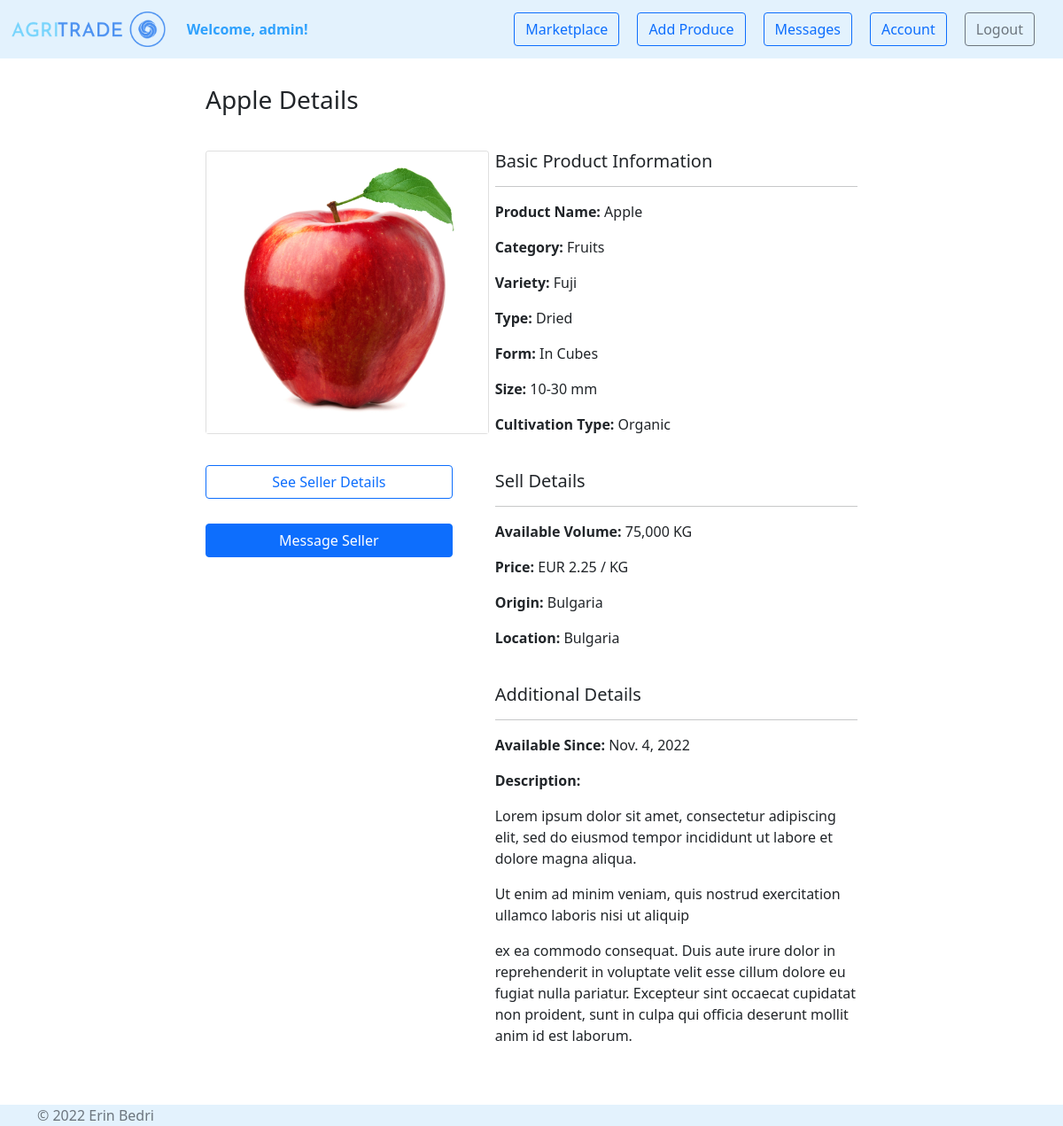
The app's page /marketplace/product-details/9 (signed in) with its own data.
### agri_trade/marketplace/models.py (models this page shows, shortened)
class Product(models.Model):
    PRODUCT_CATEGORY = [
        ('Cereals', 'Cereals'),
        ('Pulses', 'Pulses'),
        ('Nuts', 'Nuts'),
        ('Oilseeds', 'Oilseeds'),
        ('Sugar and starch', 'Sugar and starch'),
        ('Fiber Crops', 'Fiber Crops'),
        ('Beverages', 'Beverages'),
        ('Narcotics', 'Narcotics'),
        ('Spices', 'Spices'),
        ('Forages', 'Forages'),
        ('Vegetables', 'Vegetables'),
        ('Fruits', 'Fruits'),
    ]
    PRODUCT_TYPE_MAX_LEN = max([len(product_type[1]) for product_type in PRODUCT_CATEGORY])
    CULTIVATION_TYPES = [
        ('Organic', 'Organic'),
        ('Conventional', 'Conventional'),
        ('In Conversion', 'In Conversion'),
    ]
    CULTIVATION_TYPE_MAX_LEN = max([len(cultivation_type[1]) for cultivation_type in CULTIVATION_TYPES])
    NAME_MAX_LEN = 20
    VARIETY_MAX_LEN = 25
    TYPE_MAX_LEN = 25
    FORM_MAX_LEN = 25
    SIZE_MAX_LEN = 25
    AVAILABLE_VOLUME_MIN_VALUE = 0
    AVAILABLE_VOLUME_MAX_VALUE = 1000000
    PRICE_MIN_VALUE = 0
    DESCRIPTION_MAX_LEN = 500
    owner = models.ForeignKey(
        UserModel,
        on_delete=CASCADE)
    name = models.CharField(
        max_length=NAME_MAX_LEN,
    )
    category = models.CharField(
        max_length=PRODUCT_TYPE_MAX_LEN,
        choices=PRODUCT_CATEGORY,
    )
    variety = models.CharField(
        max_length=VARIETY_MAX_LEN,
        blank=True,
        null=True,
    )
    type = models.CharField(
        max_length=TYPE_MAX_LEN,
        blank=True,
        null=True,
    )
    form = models.CharField(
        max_length=FORM_MAX_LEN,
        blank=True,
        null=True,
    )
    size = models.CharField(
        max_length=SIZE_MAX_LEN,
        blank=True,
        null=True,
    )
    cultivation_type = models.CharField(
        max_length=CULTIVATION_TYPE_MAX_LEN,
        choices=CULTIVATION_TYPES,
    )
    available_volume = models.IntegerField(
        validators=[
            MinValueValidator(AVAILABLE_VOLUME_MIN_VALUE),
            MaxValueValidator(AVAILABLE_VOLUME_MAX_VALUE),
        ]
    )
    price = models.FloatField(
        validators=[
            MinValueValidator(PRICE_MIN_VALUE),
        ]
    )
    description = models.TextField(
        max_length=DESCRIPTION_MAX_LEN,
        blank=True,
        null=True,
    )
    origin = CountryField(
    )
    location = CountryField(
    )
    image = models.ImageField(
        null=True,
        blank=True,
        upload_to='produces',
        validators=(
            file_size,
        )
    )
    created_on = models.DateTimeField(
        auto_now_add=True
    )
    edited_on = models.DateTimeField(
        auto_now=True
    )

### agri_trade/marketplace/views.py (the view)
# urls.py: path('product-details/<int:pk>', views.product_details, name='product details'),
@login_required
def product_details(request, pk):
    product = get_object_or_404(Product, pk=pk)
    context = {
        'product': product,
    }
    return render(request, 'marketplace/product_details.html', context)

### agri_trade/accounts/models.py (called while the page is built)
    def __str__(self):
        return self.name

### agri_trade/marketplace/templates/marketplace/product_details.html (shortened to what this page needs)
{% extends 'web/base.html' %}
{% load static %}
{% load humanize %}
{% block content %}
    <div class="container" style="margin-top: 30px; margin-bottom: 50px">
        <div class="row justify-content-md-center">
            <div class="col-md-8">
                <h3>{{ product.name }} Details</h3>
                <div class="row gx-5" style="margin-top: 10px">
                    <div class="col-md-5">
                        <div class="card" style="width: 20rem; margin-top: 30px">
                            {% if product.image %}
                                <img src="{{ product.image.url }}" class="card-img-top" alt="{{ product.name }}">
                            {% else %}
                                <img src="{% static 'img/no_photo.jpg' %}" class="card-img-top"
                                     alt="{{ product.name }}">
                            {% endif %}
                        </div>
                        <div class="d-grid gap-2" style="margin-top: 15px">
                            {% if request.user.is_authenticated and request.user != product.owner %}
                                <button type="button" class="btn btn-outline-primary" style="margin-top: 20px"
                                        data-bs-toggle="collapse" data-bs-target="#contactSeller">See Seller Details
                                </button>
                                <a class="btn btn-primary" style="margin-top: 20px"
                                   href="{% url 'user_messages:send message' product.id %}"
                                   role="button">Message Seller</a>
                            {% endif %}
                        </div>
                    </div>
                    <div class="col">
                        <div style="margin-top: 30px">
                            <h5 style="margin-bottom: 15px">Basic Product Information</h5>
                            <hr>
                            <p><b>Product Name: </b>{{ product.name }}</p>
                            <p><b>Category: </b>{{ product.category }}</p>
                            <p><b>Variety: </b>{% if product.variety %}{{ product.variety }}{% endif %}</p>
                            <p><b>Type: </b>{% if product.type %}{{ product.type }}{% endif %}</p>
                            <p><b>Form: </b>{% if product.form %}{{ product.form }}{% endif %}</p>
                            <p><b>Size: </b>{% if product.size %}{{ product.size }}{% endif %}</p>
                            <p><b>Cultivation Type: </b>{{ product.cultivation_type }}</p>
                            <h5 style="margin-top: 40px; margin-bottom: 15px">Sell Details</h5>
                            <hr>
                            <p><b>Available Volume: </b>{{ product.available_volume|intcomma }} KG</p>
                            <p><b>Price: </b>EUR {{ product.price|floatformat:2 }} / KG</p>
                            <p><b>Origin: </b>{{ product.origin.name }}</p>
                            <p><b>Location: </b>{{ product.location.name }}</p>
                            <h5 style="margin-top: 40px; margin-bottom: 15px">Additional Details</h5>
                            <hr>
                            <p><b>Available Since: </b>{{ product.created_on|date }}</p>
                            <p><b>Description: </b>
                                {% if product.description %}
                                    {{ product.description|linebreaks }}
                                {% endif %}</p>
                        </div>
                    </div>
                </div>
            </div>
        </div>
    </div>
{% endblock %}

### agri_trade/web/templates/web/base.html (shortened to what this page needs)
{% load static %}
<!doctype html>
<html lang="en">
<head>
    <link rel="stylesheet" href="{% static 'css/style.css' %}">
    <link href="https://cdn.jsdelivr.net/npm/bootstrap@5.0.2/dist/css/bootstrap.min.css" rel="stylesheet"
>
</head>
<body class="d-flex flex-column min-vh-100">
    {% include 'web/navigation.html' %}
    {% block content %}{% endblock %}
    {% include 'web/footer.html' %}
</body>
</html>

### agri_trade/web/templates/web/navigation.html (shortened to what this page needs)
{% load static %}
<nav class="navbar navbar-expand-lg navbar-light" style="background-color: #e3f2fd;">
    <div class="container-fluid">
        <a class="navbar-brand" href="{% url 'web:homepage' %}">
            <img src="{% static 'img/logo.png' %}" alt="logo" style="height: 40px">
        </a>
        <ul class="navbar-nav">
            {% if request.user.is_authenticated %}
                <li class="nav-item">
                    <b><a class="nav-link disabled" href="#" style="color: #2fa1fd">Welcome, {{ request.user.username }}!</a></b>
                </li>
            {% endif %}
        </ul>
        <div class="collapse navbar-collapse" id="navbarNavDropdown">
            <ul class="navbar-nav ms-auto">
                {% if request.user.is_authenticated %}
                    <li class="nav-item" style="padding-right: 20px">
                        <a class="btn btn-outline-primary" href="{% url 'marketplace:marketplace' %}">Marketplace</a>
                    </li>
                    <li class="nav-item" style="padding-right: 20px">
                        <a class="btn btn-outline-primary" href="{% url 'marketplace:add product' %}">Add Produce</a>
                    </li>
                    <li class="nav-item" style="padding-right: 20px">
                        <button type="button" class="btn btn-outline-primary position-relative"
                                onclick="location.href = '{% url 'user_messages:messages' %}';">
                            Messages
                        </button>
                    </li>
                    <li class="nav-item" style="padding-right: 20px">
                        <a class="btn btn-outline-primary" href="{% url 'accounts:account' %}">Account</a>
                    </li>
                    <li class="nav-item" style="padding-right: 20px">
                        <a class="btn btn-outline-secondary" href="{% url 'accounts:logout' %}">Logout</a>
                    </li>
                {% endif %}
            </ul>
        </div>
    </div>
</nav>

### agri_trade/web/templates/web/footer.html
<footer class="mt-auto" style="background-color: #e3f2fd;">
    <div class="container">
        <span class="text-muted">© 2022 Erin Bedri</span>
    </div>
</footer>

### records on screen
Product: name "Apple", image (picture), category "Fruits", variety "Fuji", type "Dried", form "In Cubes", size "10-30 mm", cultivation_type "Organic", available_volume "75,000", price "2.25", origin.name "Bulgaria", location.name "Bulgaria", created_on "Nov. 4, 2022", description "Lorem ipsum dolor sit amet, consectetur adipiscing elit, sed do eiusmod tempor incididunt ut labore et dolore magna aliqua. Ut enim ad minim veniam, quis nostrud exercitation ullamco laboris nisi ut aliquip ex ea commodo consequat. Duis aute irure dolor in reprehenderit in voluptate velit esse cillum dolore eu fugiat nulla pariatur. Excepteur sint occaecat cupidatat non proident, sunt in culpa qui officia deserunt mollit anim id est laborum."

### other values on screen
{{ request.user.username }} "admin"
